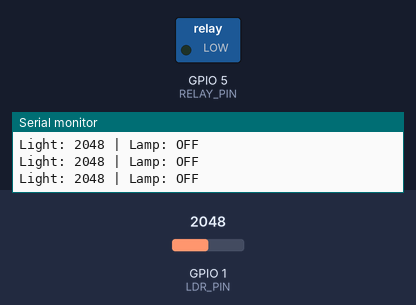
The program below on a simulated ESP32-S3. Shown: switched loads named in the program (green lamp = pin HIGH), the last lines printed to the serial monitor. The test bench sets the inputs (shaded band); at power-on: GPIO 1 (LDR_PIN) = 2048 (analog values on the 0–4095 scale).

Above: at 1.2 s.
1.3 s: GPIO 1 (LDR_PIN) set to 853
3.4 s: GPIO 1 (LDR_PIN) set to 764
At 4.2 s:
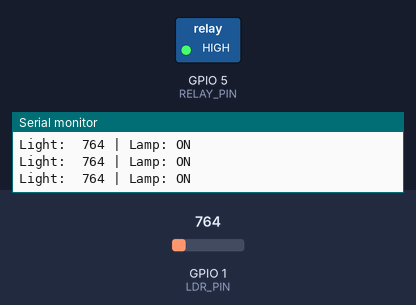
Timing chart, 0 to 6.4 s (numbered marks = the images above; inputs shaded):
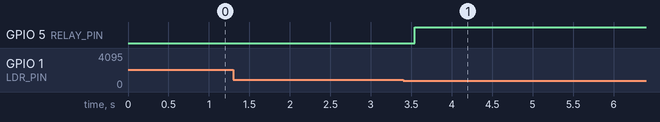

Measured:
- the behaviour switches between 800 and 799 on GPIO 1 (LDR_PIN) (found by bisection; images 0 and 1)
- after the input at 3.4 s, GPIO 5 (RELAY_PIN): LOW → HIGH after 0.14 s

The program:

main.cpp
```cpp
#include <Arduino.h>

#ifndef LDR_DARK_IS_HIGH
#define LDR_DARK_IS_HIGH 0
#endif

constexpr uint8_t LDR_PIN = 1;
constexpr uint8_t RELAY_PIN = 5;

constexpr int ADC_MAX = 4095;
constexpr int ON_BELOW = 800;
constexpr int OFF_ABOVE = 1200;
constexpr uint8_t SAMPLES = 16;
constexpr uint32_t MIN_SWITCH_MS = 2000;
constexpr uint32_t READ_INTERVAL_MS = 200;

bool lampOn = false;
uint32_t lastSwitchMs = 0;

int readLightLevel() {
  uint32_t sum = 0;
  for (uint8_t i = 0; i < SAMPLES; i++) {
    sum += analogRead(LDR_PIN);
    delay(2);
  }
  int raw = sum / SAMPLES;
  return LDR_DARK_IS_HIGH ? ADC_MAX - raw : raw;
}

void setLamp(bool on) {
  lampOn = on;
  lastSwitchMs = millis();
  digitalWrite(RELAY_PIN, on ? HIGH : LOW);
}

void setup() {
  Serial.begin(115200);
  analogReadResolution(12);
  pinMode(RELAY_PIN, OUTPUT);
  setLamp(false);
}

void loop() {
  int level = readLightLevel();
  bool canSwitch = millis() - lastSwitchMs >= MIN_SWITCH_MS;

  if (canSwitch) {
    if (!lampOn && level < ON_BELOW) {
      setLamp(true);
    } else if (lampOn && level > OFF_ABOVE) {
      setLamp(false);
    }
  }

  Serial.printf("Light: %4d | Lamp: %s\n", level, lampOn ? "ON" : "OFF");
  delay(READ_INTERVAL_MS);
}
```
